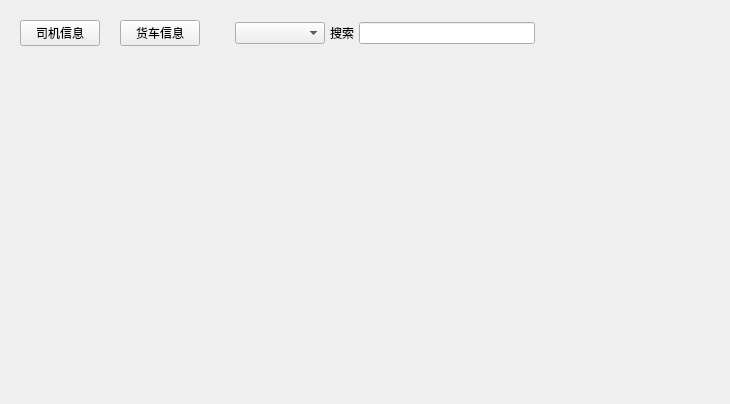
<?xml version="1.0" encoding="UTF-8"?>
<ui version="4.0">
 <class>BasicInformation</class>
 <widget class="QWidget" name="BasicInformation">
  <property name="geometry">
   <rect>
    <x>0</x>
    <y>0</y>
    <width>730</width>
    <height>404</height>
   </rect>
  </property>
  <property name="windowTitle">
   <string>Form</string>
  </property>
  <layout class="QGridLayout" name="gridLayout">
   <item row="0" column="0">
    <layout class="QVBoxLayout" name="verticalLayout_2">
     <item>
      <layout class="QVBoxLayout" name="verticalLayout">
       <item>
        <widget class="QWidget" name="widget" native="true">
         <property name="minimumSize">
          <size>
           <width>80</width>
           <height>20</height>
          </size>
         </property>
         <layout class="QHBoxLayout" name="horizontalLayout">
          <property name="spacing">
           <number>5</number>
          </property>
          <property name="bottomMargin">
           <number>6</number>
          </property>
          <item>
           <widget class="QPushButton" name="driverButton">
            <property name="text">
             <string>司机信息</string>
            </property>
            <property name="name" stdset="0">
             <string>PushButton</string>
            </property>
           </widget>
          </item>
          <item>
           <spacer name="horizontalSpacer_3">
            <property name="orientation">
             <enum>Qt::Horizontal</enum>
            </property>
            <property name="sizeType">
             <enum>QSizePolicy::Fixed</enum>
            </property>
            <property name="sizeHint" stdset="0">
             <size>
              <width>15</width>
              <height>20</height>
             </size>
            </property>
           </spacer>
          </item>
          <item>
           <widget class="QPushButton" name="truckButton">
            <property name="text">
             <string>货车信息</string>
            </property>
            <property name="name" stdset="0">
             <string>PushButton</string>
            </property>
           </widget>
          </item>
          <item>
           <spacer name="horizontalSpacer_2">
            <property name="orientation">
             <enum>Qt::Horizontal</enum>
            </property>
            <property name="sizeType">
             <enum>QSizePolicy::Fixed</enum>
            </property>
            <property name="sizeHint" stdset="0">
             <size>
              <width>30</width>
              <height>20</height>
             </size>
            </property>
           </spacer>
          </item>
          <item>
           <widget class="QComboBox" name="searchBox">
            <property name="minimumSize">
             <size>
              <width>90</width>
              <height>22</height>
             </size>
            </property>
            <property name="name" stdset="0">
             <string>SelectedButton</string>
            </property>
           </widget>
          </item>
          <item>
           <widget class="QLabel" name="searchLable">
            <property name="text">
             <string>搜索</string>
            </property>
            <property name="name" stdset="0">
             <string>SearchLable</string>
            </property>
           </widget>
          </item>
          <item>
           <widget class="QLineEdit" name="searchLineEdit">
            <property name="name" stdset="0">
             <string>SearchLine</string>
            </property>
           </widget>
          </item>
          <item>
           <spacer name="horizontalSpacer">
            <property name="orientation">
             <enum>Qt::Horizontal</enum>
            </property>
            <property name="sizeHint" stdset="0">
             <size>
              <width>171</width>
              <height>20</height>
             </size>
            </property>
           </spacer>
          </item>
         </layout>
        </widget>
       </item>
      </layout>
     </item>
     <item>
      <widget class="QStackedWidget" name="stackedWidget">
       <property name="currentIndex">
        <number>-1</number>
       </property>
      </widget>
     </item>
    </layout>
   </item>
   <item row="1" column="0">
    <widget class="QWidget" name="widget_2" native="true"/>
   </item>
  </layout>
 </widget>
 <resources/>
 <connections/>
</ui>
